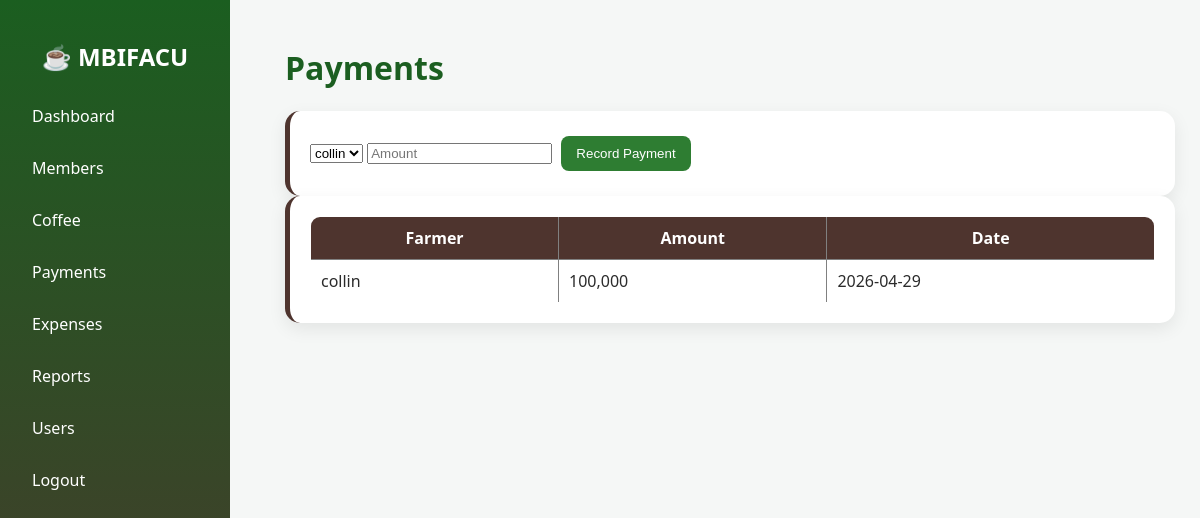
The page /payments.php on the database its author committed.
### tables this page shows
CREATE TABLE `payments` (
  `id` int(11) NOT NULL,
  `member_id` int(11) DEFAULT NULL,
  `amount` decimal(12,2) NOT NULL,
  `payment_method` varchar(50) DEFAULT NULL,
  `payment_date` date DEFAULT NULL,
  `note` text DEFAULT NULL,
  `created_at` timestamp NOT NULL DEFAULT current_timestamp()
);

CREATE TABLE `members` (
  `id` int(11) NOT NULL,
  `member_no` varchar(50) DEFAULT NULL,
  `full_name` varchar(150) NOT NULL,
  `gender` varchar(20) DEFAULT NULL,
  `phone` varchar(30) DEFAULT NULL,
  `village` varchar(100) DEFAULT NULL,
  `joining_date` date DEFAULT NULL,
  `status` varchar(30) DEFAULT 'Active',
  `created_at` timestamp NOT NULL DEFAULT current_timestamp()
);

### payments.php (the view, shortened to what this page needs)
<?php
include("../config/db.php");
$members = $conn->query("SELECT * FROM members");
$data = $conn->query("SELECT payments.*, members.full_name
FROM payments
LEFT JOIN members ON payments.member_id=members.id");
?>
<!DOCTYPE html>
<html>
<head>
<link rel="stylesheet" href="../assets/css/dashboard.css">
</head>
<body>
<?php include("sidebar.php"); ?>
<div class="main">
<h1>Payments</h1>
<div class="card">
<form method="POST">
<select name="member_id">
<?php while($m = $members->fetch_assoc()){ ?>
<option value="<?= $m['id'] ?>"><?= $m['full_name'] ?></option>
<?php } ?>
</select>
<input type="number" name="amount" placeholder="Amount">
<button name="save">Record Payment</button>
</form>
</div>
<div class="card">
<table width="100%" border="1" cellpadding="8">
<tr>
<th>Farmer</th>
<th>Amount</th>
<th>Date</th>
</tr>
<?php while($row = $data->fetch_assoc()){ ?>
<tr>
<td><?= $row['full_name'] ?></td>
<td><?= number_format($row['amount']) ?></td>
<td><?= $row['payment_date'] ?></td>
</tr>
<?php } ?>
</table>
</div>
</div>
</body>
</html>

### dashboard.css (style rules this page uses)
body { margin:0; font-family: 'Segoe UI', sans-serif; background:#f5f7f6; color:#2b2b2b; }
.main { margin-left:260px; padding:25px; }
h1 { color:#1b5e20; }
.card { background:white; padding:20px; border-radius:15px; box-shadow:0 6px 18px rgba(0,0,0,0.08); transition:0.3s; border-left:5px solid #4e342e; }
button { background:#2e7d32; color:white; padding:10px 15px; border:none; border-radius:8px; cursor:pointer; transition:0.3s; }
table { width:100%; border-collapse:collapse; border-radius:10px; overflow:hidden; }
table th { background:#4e342e; color:white; padding:10px; }
table td { padding:10px; border-bottom:1px solid #eee; }
button { margin:5px; }

### rows shown on the page
payments: member.full_name "collin", amount "100,000", payment_date "2026-04-29"

### other values the page prints
form field member_id "collin"
